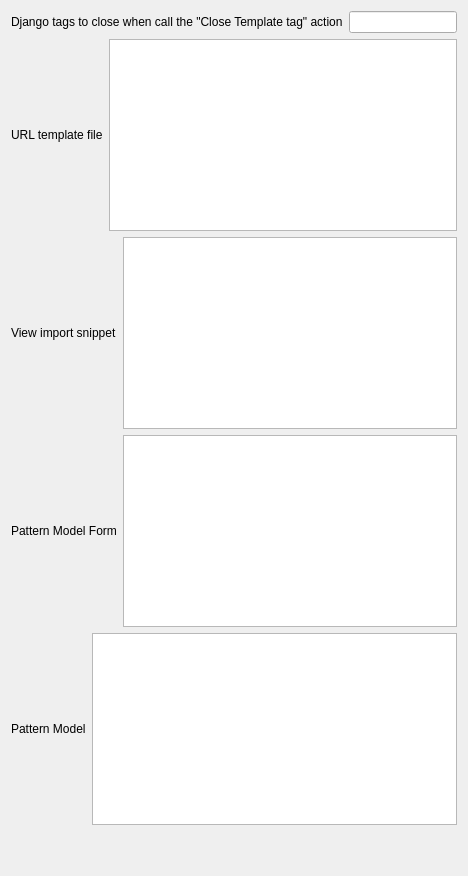
<?xml version="1.0" encoding="UTF-8"?>
<ui version="4.0">
    <class>pythonUtilsConfigWidget</class>
    <widget class="QWidget" name="djangoConfigWidget">
        <layout class="QHBoxLayout" name="horizontalLayout_2">
            <item>
                <layout class="QVBoxLayout" name="verticalLayout">
                    <item>
                        <layout class="QHBoxLayout" name="horizontalLayout">
                            <item>
                                <widget class="QLabel" name="label">
                                    <property name="text">
                                        <string>Django tags to close when call the "Close Template tag" action</string>
                                    </property>
                                </widget>
                            </item>
                            <item>
                                <widget class="QLineEdit" name="templateTagsClose">
                                </widget>
                            </item>
                        </layout>
                    </item>
                    <item>
                        <layout class="QHBoxLayout" name="horizontalLayout">
                            <item>
                                <widget class="QLabel" name="label">
                                    <property name="text">
                                        <string>URL template file</string>
                                    </property>
                                </widget>
                            </item>
                            <item>
                                <widget class="QTextEdit" name="templateTextURLs">
                                </widget>
                            </item>
                        </layout>
                    </item>
                    <item>
                        <layout class="QHBoxLayout" name="horizontalLayout">
                            <item>
                                <widget class="QLabel" name="label">
                                    <property name="text">
                                        <string>View import snippet</string>
                                    </property>
                                </widget>
                            </item>
                            <item>
                                <widget class="QTextEdit" name="templateTextViews">
                                </widget>
                            </item>
                        </layout>
                    </item>
                    <item>
                        <layout class="QHBoxLayout" name="horizontalLayout">
                            <item>
                                <widget class="QLabel" name="label">
                                    <property name="text">
                                        <string>Pattern Model Form</string>
                                    </property>
                                </widget>
                            </item>
                            <item>
                                <widget class="QTextEdit" name="patternModelForm">
                                </widget>
                            </item>
                        </layout>
                    </item>
                    <item>
                        <layout class="QHBoxLayout" name="horizontalLayout">
                            <item>
                                <widget class="QLabel" name="label">
                                    <property name="text">
                                        <string>Pattern Model</string>
                                    </property>
                                </widget>
                            </item>
                            <item>
                                <widget class="QTextEdit" name="patternModel">
                                </widget>
                            </item>
                        </layout>
                    </item>
                    <item>
                        <spacer name="verticalSpacer">
                            <property name="orientation">
                                <enum>Qt::Vertical</enum>
                            </property>
                            <property name="sizeHint" stdset="0">
                                <size>
                                    <width>20</width>
                                    <height>40</height>
                                </size>
                            </property>
                        </spacer>
                    </item>
                </layout>
            </item>
        </layout>
    </widget>
    <resources/>
    <connections/>
</ui>
